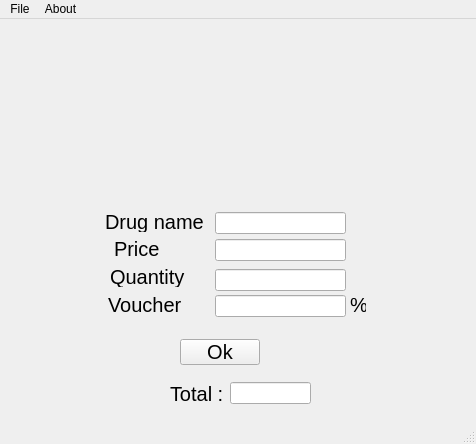
<?xml version="1.0" encoding="UTF-8"?>
<ui version="4.0">
 <class>CheckOut</class>
 <widget class="QMainWindow" name="CheckOut">
  <property name="geometry">
   <rect>
    <x>0</x>
    <y>0</y>
    <width>476</width>
    <height>444</height>
   </rect>
  </property>
  <property name="windowTitle">
   <string>CheckOut</string>
  </property>
  <widget class="QWidget" name="centralwidget">
   <widget class="QPushButton" name="OkButton">
    <property name="geometry">
     <rect>
      <x>180</x>
      <y>320</y>
      <width>80</width>
      <height>26</height>
     </rect>
    </property>
    <property name="font">
     <font>
      <pointsize>15</pointsize>
     </font>
    </property>
    <property name="text">
     <string>Ok</string>
    </property>
   </widget>
   <widget class="QWidget" name="layoutWidget">
    <property name="geometry">
     <rect>
      <x>170</x>
      <y>360</y>
      <width>141</width>
      <height>29</height>
     </rect>
    </property>
    <layout class="QHBoxLayout" name="horizontalLayout_4">
     <item>
      <widget class="QLabel" name="total">
       <property name="font">
        <font>
         <pointsize>15</pointsize>
        </font>
       </property>
       <property name="text">
        <string>Total :</string>
       </property>
      </widget>
     </item>
     <item>
      <widget class="QLineEdit" name="total_lineEdit"/>
     </item>
    </layout>
   </widget>
   <widget class="QLabel" name="percentage_discount_2">
    <property name="geometry">
     <rect>
      <x>350</x>
      <y>276</y>
      <width>16</width>
      <height>20</height>
     </rect>
    </property>
    <property name="font">
     <font>
      <pointsize>15</pointsize>
     </font>
    </property>
    <property name="text">
     <string>%</string>
    </property>
   </widget>
   <widget class="QLabel" name="label">
    <property name="geometry">
     <rect>
      <x>170</x>
      <y>30</y>
      <width>171</width>
      <height>121</height>
     </rect>
    </property>
    <property name="text">
     <string/>
    </property>
    <property name="pixmap">
     <pixmap resource="imgs.qrc">:/new/prefix1/Pheonix.png</pixmap>
    </property>
   </widget>
   <widget class="QLineEdit" name="price_lineEdit">
    <property name="geometry">
     <rect>
      <x>215</x>
      <y>220</y>
      <width>131</width>
      <height>22</height>
     </rect>
    </property>
   </widget>
   <widget class="QLabel" name="percentage_discount">
    <property name="geometry">
     <rect>
      <x>108</x>
      <y>276</y>
      <width>81</width>
      <height>20</height>
     </rect>
    </property>
    <property name="font">
     <font>
      <pointsize>15</pointsize>
     </font>
    </property>
    <property name="text">
     <string>Voucher</string>
    </property>
   </widget>
   <widget class="QLabel" name="quantity">
    <property name="geometry">
     <rect>
      <x>110</x>
      <y>248</y>
      <width>81</width>
      <height>20</height>
     </rect>
    </property>
    <property name="font">
     <font>
      <pointsize>15</pointsize>
     </font>
    </property>
    <property name="text">
     <string>Quantity</string>
    </property>
   </widget>
   <widget class="QLabel" name="Price">
    <property name="geometry">
     <rect>
      <x>114</x>
      <y>220</y>
      <width>71</width>
      <height>20</height>
     </rect>
    </property>
    <property name="font">
     <font>
      <pointsize>15</pointsize>
     </font>
    </property>
    <property name="text">
     <string>Price </string>
    </property>
   </widget>
   <widget class="QLineEdit" name="percentage_discount_lineEdit">
    <property name="geometry">
     <rect>
      <x>215</x>
      <y>276</y>
      <width>131</width>
      <height>22</height>
     </rect>
    </property>
   </widget>
   <widget class="QLineEdit" name="quantity_lineEdit">
    <property name="geometry">
     <rect>
      <x>215</x>
      <y>250</y>
      <width>131</width>
      <height>22</height>
     </rect>
    </property>
   </widget>
   <widget class="QLabel" name="drug_name">
    <property name="geometry">
     <rect>
      <x>105</x>
      <y>193</y>
      <width>111</width>
      <height>20</height>
     </rect>
    </property>
    <property name="font">
     <font>
      <pointsize>15</pointsize>
     </font>
    </property>
    <property name="text">
     <string>Drug name</string>
    </property>
   </widget>
   <widget class="QLineEdit" name="drug_name_lineEdit">
    <property name="geometry">
     <rect>
      <x>215</x>
      <y>193</y>
      <width>131</width>
      <height>22</height>
     </rect>
    </property>
   </widget>
  </widget>
  <widget class="QMenuBar" name="menubar">
   <property name="geometry">
    <rect>
     <x>0</x>
     <y>0</y>
     <width>476</width>
     <height>17</height>
    </rect>
   </property>
   <widget class="QMenu" name="menuFile">
    <property name="title">
     <string>File</string>
    </property>
    <addaction name="actionExit"/>
   </widget>
   <widget class="QMenu" name="menuAbout">
    <property name="title">
     <string>About</string>
    </property>
    <addaction name="actionAbout_Checkout"/>
   </widget>
   <addaction name="menuFile"/>
   <addaction name="menuAbout"/>
  </widget>
  <widget class="QStatusBar" name="statusbar"/>
  <action name="actionExit">
   <property name="text">
    <string>Exit</string>
   </property>
  </action>
  <action name="actionAbout_Checkout">
   <property name="text">
    <string>About Checkout</string>
   </property>
  </action>
 </widget>
 <resources>
  <include location="imgs.qrc"/>
 </resources>
 <connections/>
</ui>
